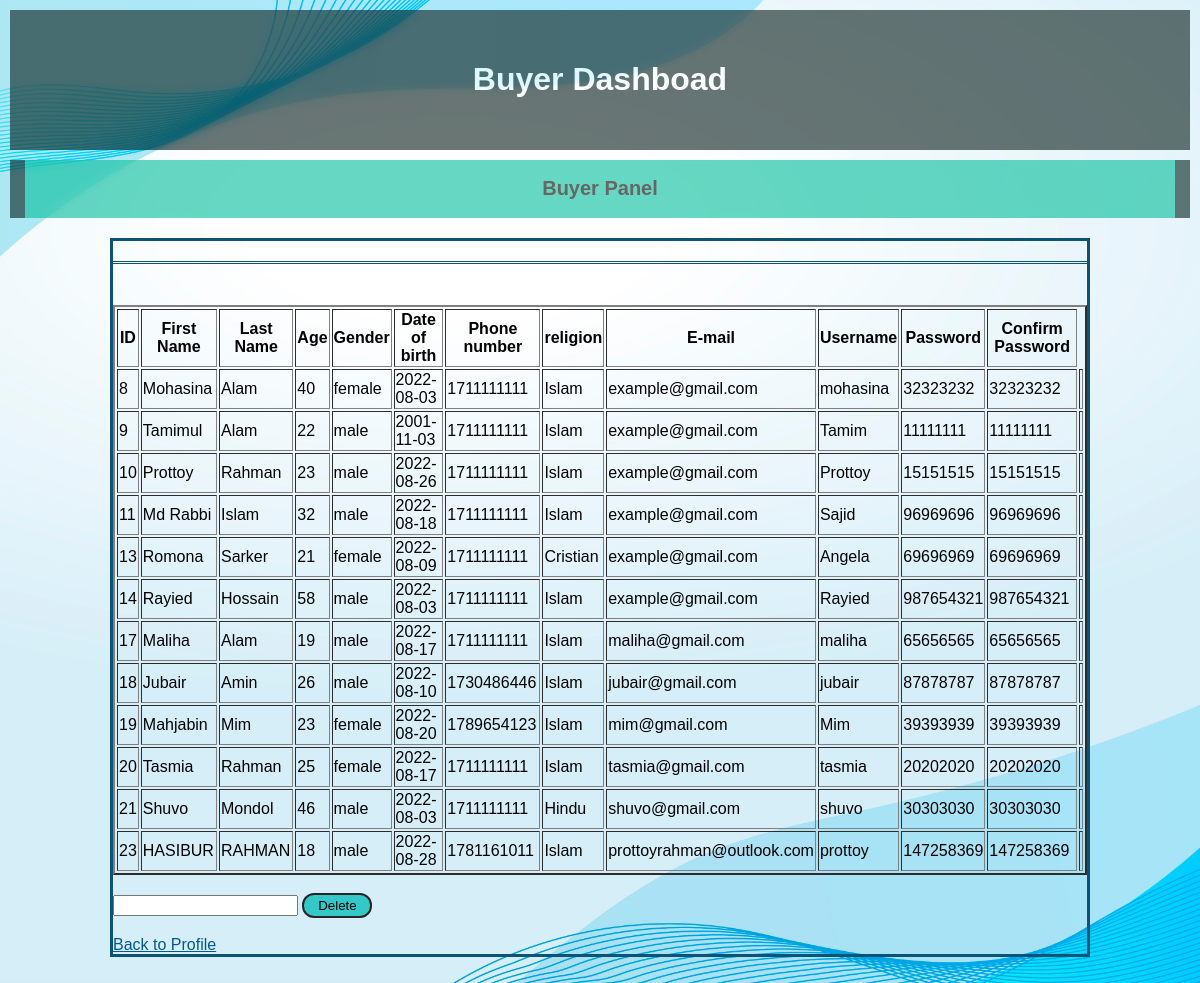
Screenshot of /view/manager_panel.php (signed in) with the database file from the repository.
### tables this page shows
CREATE TABLE `manager` (
  `id` int(11) NOT NULL,
  `firstname` text NOT NULL,
  `lastname` text NOT NULL,
  `age` int(255) NOT NULL,
  `gender` text NOT NULL,
  `dob` date NOT NULL,
  `phone` int(255) NOT NULL,
  `marriage_status` text NOT NULL,
  `religion` text NOT NULL,
  `previous_job_exp` varchar(255) NOT NULL,
  `email` varchar(255) NOT NULL,
  `present_address` varchar(255) NOT NULL,
  `Permanent_address` varchar(255) NOT NULL,
  `CV` varchar(255) NOT NULL,
  `username` text NOT NULL,
  `password` varchar(255) NOT NULL,
  `com_password` varchar(255) NOT NULL
);

### view/manager_panel.php (the view, shortened to what this page needs)
<html>
<head>
<link rel="stylesheet" type="text/css" href="../css/manager_panel.css">
</head>
    <body>
        <form>
        <div class="header">
        <center>
        <h1>Buyer Dashboad</h1>
        </center>
        </div>
        <div class="regibox">
        <h1 align ="center" >Buyer Panel</h1>
        </div>
        <div class ="absolute">
        <div class="frame">
        </div>
        <table>
        <br><br>
                  <?php
                   $servername="localhost";
                   $username="root";
                   $password="";
                   $dbname="ecommerce system";
                   $table="manager";
                   $conn=new mysqli($servername,$username,$password,$dbname);
                   $sql="SELECT id,firstname,lastname,age,gender,dob,phone,religion,email,username,password,com_password FROM $table";
                   $res=$conn->query($sql);
                   if($res->num_rows>0){
                    echo "<table border='2'>";
                    echo "<tr><th>ID</th><th>First Name</th><th>Last Name</th><th>Age</th><th>Gender</th><th>Date of birth</th><th>Phone number</th><th>religion</th><th>E-mail</th><th>Username</th><th>Password</th><th>Confirm Password</th></tr>";
                    while ($row=$res->fetch_assoc()){
                        echo "<tr><td>".$row["id"]."</td><td>".$row["firstname"]."</td><td>".$row["lastname"].
                        "</td><td>".$row["age"]."</td><td>".$row["gender"]."</td><td>".$row["dob"]."</td><td>".$row["phone"]."</td><td>".$row["religion"]."</td><td>".$row["email"]."</td><td>".$row["username"]."</td><td>".$row["password"]."</td><td>".$row["com_password"]."</td><td>"."</td></tr>";
                    }
                    echo"</table>";
                   }
                   else{echo"No Record found";}
                   ?>
                   <br>
                   <tr>
                   <td>
                   <input type="text" name="delete">
                   <input type="submit" class="button submit"  name="delbtn" Value="Delete">
                   </td>
                   </tr>
  <br><br>
                <tr><td><a href = "managerprofile.php">Back to Profile</a></td></tr>
                </table>
        </div>
    </body>
</html>

### css/manager_panel.css (style rules this page uses)
body { font-family: sans-serif; padding: 10px; background: rgb(179, 207, 208); background-image: url(bg4.jpg); background-size: cover; background-repeat: no-repeat; background-attachment: fixed; background-position: center; margin: 0; overflow-x: hidden; color: rgb(0, 0, 0); }
div.absolute { margin-top: 20px; top:0px; margin-left: 100px; margin-right: 100px; border: 3px solid; border-color:rgb(13, 83, 118); }
.header { color: rgb(255, 255, 255); font-family: sans-serif ; padding: 30px; text-align: left; background: #061b18; opacity: 0.6; backdrop-filter: blur(5px); }
.regibox { background-color: rgb(0, 189, 154) ; margin-top: 10px; border-left: 15px solid #021f1b; border-right: 15px solid #021f1b; padding: 4px; font-size: 10px; font-family: sans-serif; opacity: 0.6; backdrop-filter: blur(5px); }
div.frame { border-bottom: double; color: rgb(13, 83, 118); margin-bottom: 5px; padding: 10px; }
.button { width: 70px; height: 25px; border-radius: 12px; align-items: center; border: 2px solid #272424; }
.submit { background-color: rgb(53, 200, 200) ; font-family:sans-serif; color:black; transition: 0.25s; }
a { color: rgb(0, 89, 148); }

### rows the page displays
manager: id "8", firstname "Mohasina", lastname "Alam", age "40", gender "female", dob "2022-08-03", phone "1711111111", religion "Islam", email "example@gmail.com", username "mohasina", password "32323232", com_password "32323232"
manager: id "9", firstname "Tamimul", lastname "Alam", age "22", gender "male", dob "2001-11-03", phone "1711111111", religion "Islam", email "example@gmail.com", username "Tamim", password "11111111", com_password "11111111"
manager: id "10", firstname "Prottoy", lastname "Rahman", age "23", gender "male", dob "2022-08-26", phone "1711111111", religion "Islam", email "example@gmail.com", username "Prottoy", password "15151515", com_password "15151515"
manager: id "11", firstname "Md Rabbi", lastname "Islam", age "32", gender "male", dob "2022-08-18", phone "1711111111", religion "Islam", email "example@gmail.com", username "Sajid", password "96969696", com_password "96969696"
manager: id "13", firstname "Romona", lastname "Sarker", age "21", gender "female", dob "2022-08-09", phone "1711111111", religion "Cristian", email "example@gmail.com", username "Angela", password "69696969", com_password "69696969"
manager: id "14", firstname "Rayied", lastname "Hossain", age "58", gender "male", dob "2022-08-03", phone "1711111111", religion "Islam", email "example@gmail.com", username "Rayied", password "987654321", com_password "987654321"
manager: id "17", firstname "Maliha", lastname "Alam", age "19", gender "male", dob "2022-08-17", phone "1711111111", religion "Islam", email "maliha@gmail.com", username "maliha", password "65656565", com_password "65656565"
manager: id "18", firstname "Jubair", lastname "Amin", age "26", gender "male", dob "2022-08-10", phone "1730486446", religion "Islam", email "jubair@gmail.com", username "jubair", password "87878787", com_password "87878787"
manager: id "19", firstname "Mahjabin", lastname "Mim", age "23", gender "female", dob "2022-08-20", phone "1789654123", religion "Islam", email "mim@gmail.com", username "Mim", password "39393939", com_password "39393939"
manager: id "20", firstname "Tasmia", lastname "Rahman", age "25", gender "female", dob "2022-08-17", phone "1711111111", religion "Islam", email "tasmia@gmail.com", username "tasmia", password "20202020", com_password "20202020"
manager: id "21", firstname "Shuvo", lastname "Mondol", age "46", gender "male", dob "2022-08-03", phone "1711111111", religion "Hindu", email "shuvo@gmail.com", username "shuvo", password "30303030", com_password "30303030"
manager: id "23", firstname "HASIBUR", lastname "RAHMAN", age "18", gender "male", dob "2022-08-28", phone "1781161011", religion "Islam", email "prottoyrahman@outlook.com", username "prottoy", password "147258369", com_password "147258369"
